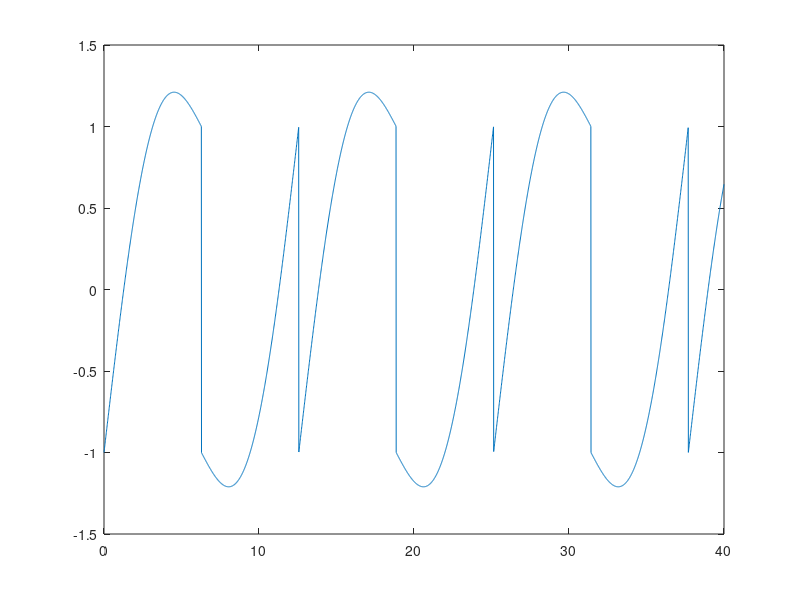

This chart was generated by the following MATLAB code: (Note: this script raises an error after producing the figure.)

t = [1:10];
period = 20;

p = @(t) (mod(t, period) < period/2) ;%- (mod(t, period) > period/2);
f = @(t) mod(t, period) - p(t) .* t;

y = f(t);

plot(t, sawtooth(t,.5));

%% test
A = 5;
t = 1: 0.001: 10;
af = pi;

x = A * sawtooth(af*t);
x = A * square(af*t);
x = A * sawtooth(af*t) .^ 2;

x = 5 *exp(0.5 .* (1 - sawtooth(af*t, 0.5) )) ./ exp(1);
plot(t,x)

f = @(t) sin(2*t) + 10*sin(t) + -3*cos(0.5*t) + sawtooth(t);
f = @(t) sawtooth(t) + sin(0.5*t);
t = 0:0.01:40;
y=f(t);
plot(t,y)
findpeaks(y)

[v, p1] = max(y)
[v, p2] = max(y(p1+1:end))

file = [t; y]';